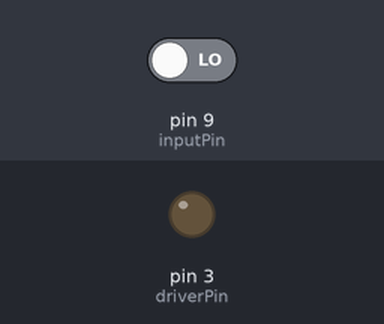
A sketch run on a simulated Arduino Uno, built with avr-gcc and run on an emulated ATmega328P. On the bench: output pins drawn as LEDs (lit = HIGH). The test bench sets the inputs (shaded band); at power-on: pin 9 (inputPin) LOW.

Above: at 1.2 s.
1.3 s: pin 9 (inputPin) driven HIGH
At 2.3 s:
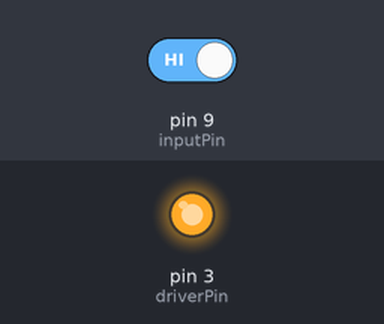
2.8 s: pin 9 (inputPin) driven LOW
At 3.4 s:
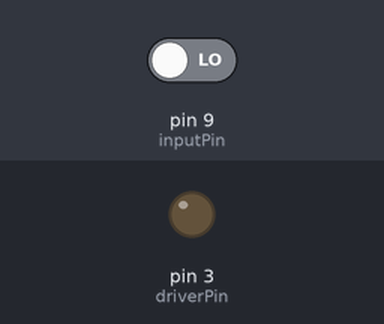
Timing chart, 0 to 5.8 s (numbered marks = the images above; inputs shaded):
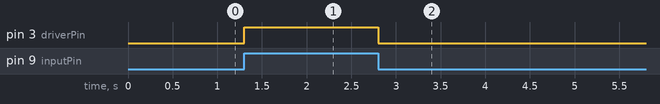

The sketch:

slave.ino
```cpp
// Pins for signal input and IGBT driver output
const int inputPin = 9;  // Pin to receive signal from Mega pin 9
const int driverPin = 3; // Pin to drive UCC27517DBVR IN+ (changed to avoid conflict)

void setup() {
  // Initialize input pin to read signal from Mega
  pinMode(inputPin, INPUT);

  // Initialize output pin to IGBT driver
  pinMode(driverPin, OUTPUT);
  digitalWrite(driverPin, LOW); // Start with IGBT off
}

void loop() {
  // Read the signal from Mega and mirror it to the IGBT driver
  int signalState = digitalRead(inputPin);
  digitalWrite(driverPin, signalState);
}
```

Measured:
- after the input at 1.3 s, pin 3 (driverPin): LOW → HIGH at once
- after the input at 2.8 s, pin 3 (driverPin): HIGH → LOW at once
